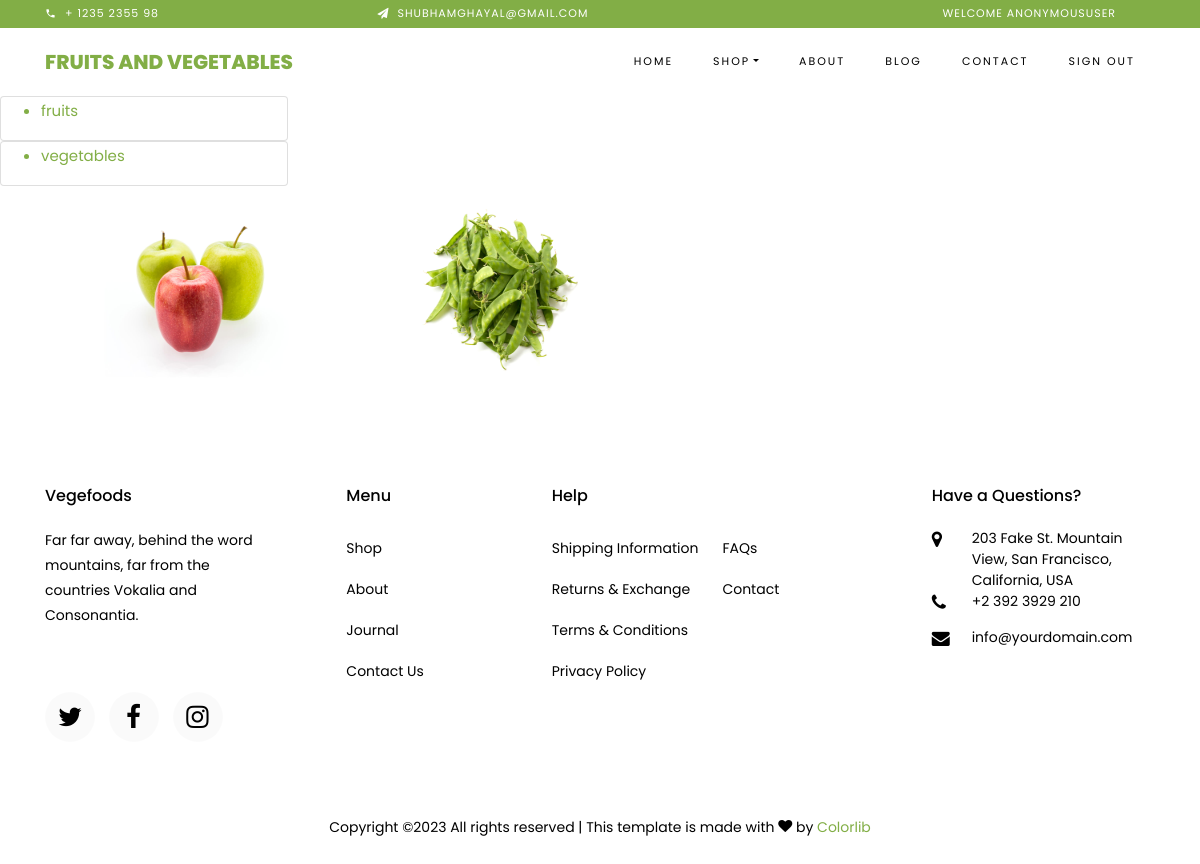
The app's page /shop/ with its own data.
### category/models.py (models this page shows, shortened)
class Category(models.Model):
    categoryname=models.CharField(max_length=20,unique=True)
    cat_image=models.ImageField(upload_to='images')
    slug = models.SlugField(max_length=200, unique=True)
    class Meta:
        verbose_name='category'
        verbose_name_plural='categories'

### shop/views.py (the view)
# urls.py: path('shop/',showcategories,name='shop'),
def showcategories(request):
    cat=Category.objects.all()
    return render(request,"shop.html",{'c':cat})

### shop/templates/shop.html
{% extends './base.html'%}
{% block content %}
{% load static %}
{% for e in c %}
<tr>
<div  class="card" style="width: 18rem;">
    <ul>
   <a href="/showproducts/{{e.slug}}"><li>{{e.categoryname}}</li></a>
  </ul>
</div>
    </tr>
{% endfor %}
{% for e in c %}
    <img src="{{ e.cat_image.url }}" class="rounded float-start" height="200px" width="200px" alt="..." style="margin-left:100px;">
{% endfor %}
{% endblock %}

### records on screen
Category: categoryname "fruits", cat_image (picture)
Category: categoryname "vegetables", cat_image (picture)

### other values on screen
{{ user }} "ANONYMOUSUSER"
